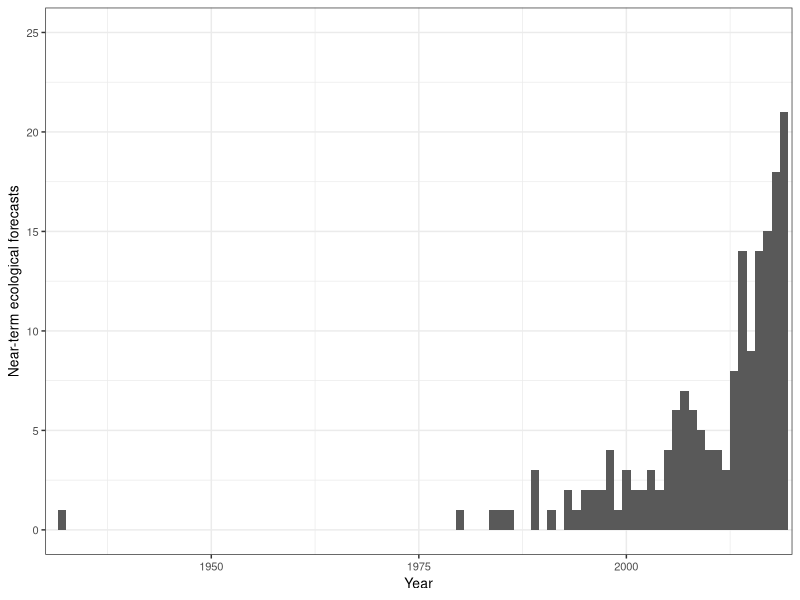

R code for this plot: (Note: this script raises an error after producing the figure.)
## ---- chunk 1
knitr::opts_chunk$set(echo = TRUE)
library(tidyverse)
library(lubridate)
library(colorspace)
## ---- chunk 2
complete_forecasts <- read.csv("../Data/complete_dataset_with_source.csv") #Load data
sum(complete_forecasts$Ethical_considerations ==1, na.rm = T)/nrow(complete_forecasts)
sum(complete_forecasts$End_user_yn==1&complete_forecasts$Used_by_stakeholder_yn==1, na.rm = T)/sum(complete_forecasts$End_user_yn==1,na.rm = T)
sum(complete_forecasts$End_user_yn==1&complete_forecasts$End_user_partnership==1, na.rm = T)/sum(complete_forecasts$End_user_yn==1,na.rm = T)
sum(complete_forecasts$End_user_yn==1&complete_forecasts$Used_by_stakeholder_yn==1&complete_forecasts$Ethical_considerations==1, na.rm = T)/sum(complete_forecasts$End_user_yn==1&complete_forecasts$Used_by_stakeholder_yn==1, na.rm = T)
sum(complete_forecasts$End_user_yn==1&complete_forecasts$Used_by_stakeholder_yn==1&complete_forecasts$Ethical_considerations==1, na.rm = T)/sum(complete_forecasts$End_user_yn==1&complete_forecasts$Used_by_stakeholder_yn==1, na.rm = T)

#Plot the number of papers published per year
jpeg("../Figures/Pubs_year_noEco.jpeg", width = 3, height = 3, units = "in",res = 600)
complete_forecasts%>%
  ggplot()+
  geom_histogram(aes(x = Year),binwidth = 1)+
  theme_bw()+
  xlab("Year")+
  ylab("Near-term ecological forecasts")+
  ylim(0,25)+
  scale_x_continuous(limits = c(1930,2020), expand = c(0,0))+
  theme(text=element_text(size=10,  family="Helvetica"))
dev.off()
## ---- chunk 3
complete_forecasts[complete_forecasts$Forecast_eval== "1",]
complete_forecasts$Uncert_source[complete_forecasts$Uncert_category == "no"] <- NA
complete_forecasts$Driver <- grepl("driver|meteo", complete_forecasts$Uncert_source, ignore.case = T)*1
complete_forecasts$Process <- grepl("process", complete_forecasts$Uncert_source, ignore.case = T)*1
complete_forecasts$Param <- grepl("param", complete_forecasts$Uncert_source, ignore.case = T)*1
complete_forecasts$IC <- grepl("init|ic", complete_forecasts$Uncert_source, ignore.case = T)*1
complete_forecasts$Obs <- grepl("obs", complete_forecasts$Uncert_source, ignore.case = T)*1

complete_forecasts%>%
  filter(!Uncert_category=="no")%>%
  summarize(driv = sum(Driver)/n(),
            proc = sum(Process)/n(),
            param = sum(Param)/n(),
            ic = sum(IC)/n(),
            obs = sum(Obs)/n())
## ---- chunk 4
complete_forecasts$Vars_ident[grepl("ET |evap",complete_forecasts$Vars_ident,ignore.case = T)]
complete_forecasts$Vars_ident[grepl("pollen",complete_forecasts$Vars_ident,ignore.case = T)]
complete_forecasts$Vars_ident[grepl("diatom|cyano|oscillatoria|asterionella|desmus|anab|aphaniz|synecho|cyclo|stephanodiscus|raciborskii|circinale",complete_forecasts$Vars_ident, ignore.case = T)]
complete_forecasts$Vars_ident[grepl("chl",complete_forecasts$Vars_ident, ignore.case = T)]
complete_forecasts$Vars_ident[grepl("alg|hab |phyto",complete_forecasts$Vars_ident, ignore.case = T)]
complete_forecasts$Vars_ident[!grepl("yield",complete_forecasts$Vars_ident, ignore.case = T)]
complete_forecasts$Vars_ident[grepl("catch|fish|pollock|salmon|anchovy|walleye|herring|trout|carp",complete_forecasts$Vars_ident, ignore.case = T)] #except not lobster catch, shellfish harvesting, rusty crayfish distribution
## ---- chunk 5
length(unique(journals$Source)) #114 different journals
## ---- chunk 6
complete_forecasts <- read.csv("../Data/complete_dataset_with_source.csv")
WorldData <- map_data('world') %>% 
  fortify()
safe_colorblind_palette <- c("#661100", "#AA4499", "#DDCC77", "#117733","#44AA99","#999933","#332288", "#88CCEE", "#CC6677","#888888")


for_map <- complete_forecasts
coords <- for_map$Coords
for(i in 1:(max(str_count(for_map$Coords, ";"), na.rm = T)+1)){
  stops <- regexpr(pattern = ";",coords)
  stops[stops == -1] <- 10000L
  coords_i <- substr(coords, start = 1, stop = stops-1)
  for_map[nchar(coords_i)>0&!is.na(coords_i), paste0("Long",i)] <- as.numeric(sub("-*[0-9]+.[0-9]+,","",coords_i))[nchar(coords_i)>0&!is.na(coords_i)]
  for_map[nchar(coords_i)>0&!is.na(coords_i), paste0("Lat",i)] <- as.numeric(sub(", -*[0-9]+.[0-9]+","",coords_i))[nchar(coords_i)>0&!is.na(coords_i)]
  inds <- regexpr(pattern = ";",coords)
  inds[inds == -1]<-NA
  coords <- substr(coords, start = inds + 2, stop = 10000L)
}

for_map2 = for_map%>%
  pivot_longer(cols = num_range("Lat", 1:max(str_count(for_map$Coords, ";")+1, na.rm = T)), names_to = "Lat_num", values_to= "Lat")%>%
  pivot_longer(cols = num_range("Long", 1:max(str_count(for_map$Coords, ";")+1, na.rm = T)), names_to = "Long_num", values_to = "Long")%>%
  filter(sub("[a-z]+","",Lat_num)==sub("[a-z]+","",Long_num, ""))%>%
  filter(!Spat_scale == "global")

colors = lighten(safe_colorblind_palette, amount = .2)

for_map2$Region <- NA
for_map2$Region[for_map2$Spat_scale %in% c("regional","national")] <- 1
for_map2$Region[for_map2$Spat_scale %in% c("point","multipoint")]<-0

map <- ggplot() +
  geom_map(data = WorldData, map = WorldData,
                  aes(map_id=region),
                  fill = "white", colour = "#7f7f7f", size=0.5)+
  coord_map("rectangular", lat0=0, xlim=c(-180,180), ylim = c(-90,90))+
  geom_point(data = for_map2%>%filter(Region == 1), aes(Long, Lat, fill = Ecosystem), shape = 21, color = "white", size = 6, alpha  =.3, stroke = .5, show.legend = F)+
  geom_point(data = for_map2%>%filter(Region == 0), aes(Long, Lat, fill = Ecosystem), shape = 21, color = "white", size = 2.5, alpha  =1, stroke = .5, show.legend = F)+
  geom_point(aes(x = c(-300,-300), y=c(-300,-300),size = c("point or multipoint","regional or national"), alpha = c("point or multipoint","regional or national")), shape = 21, color = "white",fill = "grey20")+
  xlab(NULL) + ylab(NULL) +
  scale_fill_manual(breaks = c("agricultural", "atmosphere", "desert", "forest", "freshwater", "grassland", "marine", "tundra", "urban", "other", "NA"), values = colors, na.translate = T, na.value = "grey50", name = "Ecosystem")+
  theme_void()+
  theme(legend.title = element_blank(), 
    legend.position = c(.15,.4),
    text=element_text(size=10,  family="Helvetica"),
    plot.margin = margin(0, 0, 0, 0, "cm"),
    legend.box.background = element_rect(fill = "white", color = "white"))+
  guides(size = guide_legend(override.aes = list(size = c(3,6))),alpha = guide_legend(override.aes = list(alpha = c(1,.3))))

library(broom)
us <- ggplot() +
  geom_map(data = WorldData, map = WorldData,
                  aes(map_id=region),
                  fill = "white", colour = "#7f7f7f", size=0.5)+
  coord_quickmap(xlim=c(-128,-68), ylim = c(17,57), expand = F, clip = "on")+
  geom_point(data = for_map2%>%filter(Region == 1), aes(Long, Lat, fill = Ecosystem), shape = 21, color = "white", size = 6, alpha  =.3, stroke = .5, show.legend = F)+
  geom_point(data = for_map2%>%filter(Region == 0), aes(Long, Lat, fill = Ecosystem), shape = 21, color = "white", size = 3, alpha  =1, stroke = .5, show.legend = F)+ 
  xlab(NULL) + 
  ylab(NULL) +
  scale_fill_manual(breaks = c("agricultural", "atmosphere", "desert", "forest", "freshwater", "grassland", "marine", "tundra", "urban", "other", "NA"), values = colors, na.translate = T, na.value = "grey50", name = "Ecosystem")+
  theme_void()+
  theme(text=element_text(size=10,  family="Helvetica"))+
  ggtitle("United States")
us

eur <- ggplot() +
  geom_map(data = WorldData, map = WorldData,
                  aes(map_id=region),
                  fill = "white", colour = "#7f7f7f", size=0.5)+
  coord_quickmap(xlim = c(-15,45), ylim = c(30,70),expand = F, clip = "on")+
  geom_point(data = for_map2%>%filter(Region == 1), aes(Long, Lat, fill = Ecosystem), shape = 21, color = "white", size = 6, alpha  =.3, stroke = .5, show.legend = F)+
  geom_point(data = for_map2%>%filter(Region == 0), aes(Long, Lat, fill = Ecosystem), shape = 21, color = "white", size = 3, alpha  =1, stroke = .5, show.legend = F)+ 
  xlab(NULL) + 
  ylab(NULL) +
  scale_fill_manual(breaks = c("agricultural", "atmosphere", "desert", "forest", "freshwater", "grassland", "marine", "tundra", "urban", "other", "NA"), values = colors, na.translate = T, na.value = "grey50", name = "Ecosystem")+
  theme_void()+
  theme(text=element_text(size=10,  family="Helvetica"))+
  ggtitle("Europe")
eur

chi <- ggplot() +
  geom_map(data = WorldData, map = WorldData,
                  aes(map_id=region),
                  fill = "white", colour = "#7f7f7f", size=0.5)+
  coord_quickmap(xlim = c(90,150),ylim = c(17,57), expand = F, clip = "on")+
  geom_point(data = for_map2%>%filter(Region == 1), aes(Long, Lat, fill = Ecosystem), shape = 21, color = "white", size = 6, alpha  =.3, stroke = .5, show.legend = F)+
  geom_point(data = for_map2%>%filter(Region == 0), aes(Long, Lat, fill = Ecosystem), shape = 21, color = "white", size = 3, alpha  =1, stroke = .5, show.legend = F)+ 
  xlab(NULL) + 
  ylab(NULL) +
  scale_fill_manual(breaks = c("agricultural", "atmosphere", "desert", "forest", "freshwater", "grassland", "marine", "tundra", "urban", "other", "NA"), values = colors, na.translate = T, na.value = "grey50", name = "Ecosystem")+
  theme_void()+
  theme(text=element_text(size=10,  family="Helvetica"))+
  ggtitle("China")
chi


complete_forecasts$Ecosystem[is.na(complete_forecasts$Ecosystem)]<-"NA"
complete_forecasts$Ecosystem <- factor(complete_forecasts$Ecosystem, levels = c("agricultural","desert","grassland","forest","atmosphere","freshwater","marine","tundra","urban","other","NA"))
complete_forecasts$Spat_scale<- factor(complete_forecasts$Spat_scale, levels = c("point","multipoint","regional","national","global"))
extent <- complete_forecasts%>%
  ggplot(aes(x = Spat_scale, fill = Ecosystem))+
  scale_fill_manual(breaks = c("agricultural", "atmosphere", "desert", "forest", "freshwater", "grassland", "marine", "tundra", "urban", "other", "NA"), values = colors, na.translate = T, na.value = "grey50", name = "Ecosystem")+
  xlab("Spatial extent")+
  geom_bar(show.legend = F)+
  ylab("Papers (n)")+
  theme_light()+
  theme(text=element_text(size=10,  family="Helvetica"))

class <- complete_forecasts%>%
  ggplot(aes(x = Class, fill = Ecosystem))+
  geom_bar()+
  scale_fill_manual(breaks = c("agricultural", "atmosphere", "desert", "forest", "freshwater", "grassland", "marine", "tundra", "urban", "other", "NA"), values = colors, na.translate = T, na.value = "grey50", name = "Ecosystem",guide = guide_legend(position = "bottom", nrow = 2))+
  theme(text=element_text(size=10,  family="Helvetica"))

class_long <- complete_forecasts%>%
  ggplot(aes(x = Class, fill = Ecosystem))+
  geom_bar()+
  scale_fill_manual(breaks = c("agricultural", "atmosphere", "desert", "forest", "freshwater", "grassland", "marine", "tundra", "urban", "other", "NA"), values = colors, na.translate = T, na.value = "grey50", name = "Ecosystem",guide = guide_legend(position = "bottom", nrow = 5))+
  theme(text=element_text(size=10,  family="Helvetica"))

g_legend<-function(a.gplot){
  tmp <- ggplot_gtable(ggplot_build(a.gplot))
  leg <- which(sapply(tmp$grobs, function(x) x$name) == "guide-box")
  legend <- tmp$grobs[[leg]]
  return(legend)}

legend_fill <- g_legend(class)

legend_long <- g_legend(class_long)

class <- complete_forecasts%>%
  ggplot(aes(x = Class, fill = Ecosystem))+
  geom_bar(show.legend = F)+
  scale_fill_manual(breaks = c("agricultural", "atmosphere", "desert", "forest", "freshwater", "grassland", "marine", "tundra", "urban", "other", "NA"), values = colors, na.translate = T, na.value = "grey50", name = "Ecosystem")+
  ylab("Papers (n)")+
  theme_light()+
  theme(text=element_text(size=10,  family="Helvetica"))

library(ggpubr)
jpeg("../Figures/Map_composite.jpeg",width = 6, height = 5.5, units = "in", res = 600)
ggarrange(map, ggarrange(extent, class, labels = c("B","C"), label.y = c(1.2,1.2), nrow = 1, widths = c(1.4,1)), legend_fill, nrow = 3, heights = c(6.2,3,1.5), labels = "A", align = "h")
dev.off()

jpeg("../Figures/Map_composite_insets.jpeg",width = 6, height = 8, units = "in", res = 600)
ggarrange(map, ggarrange(us, eur, nrow = 1, widths = c(1,1)), ggarrange(chi, legend_long, widths = c(1,1), nrow = 1),nrow = 3, heights = c(1,.8,.8))
dev.off()

jpeg("../Figures/Map_composite_EVERYTHING.jpeg",width = 6, height = 8, units = "in", res = 600)
ggarrange(map, ggarrange(us, eur, nrow = 1, widths = c(1,1)), ggarrange(chi, legend_long, widths = c(1,1), nrow = 1), ggarrange(extent, class, labels = c("B","C"), label.y = c(1.2,1.2), nrow = 1, widths = c(1.4,1)), nrow = 4, heights = c(1,.8,.8,.8))
#, nrow = 4, heights = c(2,3,3,2), widths = c(10,1,1,1),labels = "A", align = "h")
dev.off()

jpeg("../Figures/Class_extent.jpeg",width = 3, height = 5, units = "in", res = 600)
ggarrange(ggarrange(extent, class, labels = c("A","B"), label.y = c(1,1), nrow = 2), legend_fill, nrow = 2, heights = c(2,.7))
dev.off()

### Summary statistics
north_analysis <- for_map2$Lat[!is.na(for_map2$Lat)]
sum(north_analysis>0)/length(north_analysis)
sum(complete_forecasts$Spat_scale=="regional")/nrow(complete_forecasts)
sum(complete_forecasts$Class=="organismal"|complete_forecasts$Class=="both")/nrow(complete_forecasts)
sum(complete_forecasts$Ecosystem=="agricultural")/nrow(complete_forecasts)
## ---- chunk 7
complete_forecasts <- read.csv("../Data/complete_dataset_with_source.csv")
complete_forecasts$it_no_update_ic <- complete_forecasts$Iterative_yn==1&!complete_forecasts$DA_type%in%c("update IC","autoregressive, so new observed data become predictors for the next timestep","UNK","NA","autoregressive, uses previous observations to predict value at next timestep","previous ten days of driver data used as predictor in model, so it is updating iteratively")
#complete_forecasts$Iterative_yn<-complete_forecasts$it_no_update_ic
#complete_forecasts$DA_type[complete_forecasts$it_no_update_ic]
complete_forecasts$Automated_bin <- 0
complete_forecasts$Automated_bin[complete_forecasts$Automated_yn %in% c("At least one data stream","Yes all data streams")]<-1
complete_forecasts$Uncert_yn <- as.numeric(!complete_forecasts$Uncert_category == "no")


#complete_forecasts$Uncert_yn <- as.numeric(complete_forecasts$Uncert_category %in% c("data_driven", "propagates", "assimilates"))
sum(complete_forecasts$Uncert_category == "contains")/sum(complete_forecasts$Uncert_yn)
sum(complete_forecasts$Uncert_yn)/nrow(complete_forecasts)

sum(as.numeric(complete_forecasts$Uncert_obs_yn==1))/sum(complete_forecasts$Uncert_yn)

complete_forecasts$Forecast_eval_shown[complete_forecasts$Forecast_eval == 0] <- 0
complete_forecasts%>%
  summarize(aut = sum(Automated_bin)/n(),
            aut_n = sum(Automated_bin),
            eva = sum(Forecast_eval_shown)/n(),
            eva_n = sum(Forecast_eval_shown),
            unc = sum(Uncert_yn)/n(),
            unc_n = sum(Uncert_yn),
            ite = sum(Iterative_yn)/n(),
            ite_n = sum(Iterative_yn),
            arc = sum(Archiving_yn)/n(),
            arc_n = sum(Archiving_yn),
            use = sum(End_user_yn)/n(),
            use_n = sum(End_user_yn),
            dat = sum(Drivers_published)/n(),
            dat_n = sum(Drivers_published),
            nul = sum(Null_yn)/n(),
            nul_n = sum(Null_yn),
            prt = sum(Uncert_partition_yn)/n(),
            prt_n = sum(Uncert_partition_yn))

total = complete_forecasts%>%
  group_by(Title)%>%
  summarize(aut = sum(Automated_bin)/n(),
            eva = sum(Forecast_eval_shown)/n(),
            unc = sum(Uncert_yn)/n(),
            ite = sum(Iterative_yn)/n(),
            arc = sum(Archiving_yn)/n(),
            use = sum(End_user_yn)/n(),
            dat = sum(Drivers_published)/n(),
            nul = sum(Null_yn)/n(),
            prt = sum(Uncert_partition_yn)/n(),
            Total = sum(aut,eva,unc,ite,arc,use,dat,nul,prt))
summary(as.factor(total$Total))
mean(total$Total)
median(total$Total)

complete_forecasts = complete_forecasts%>%
  filter(Year>1932)

aut = glm(Automated_bin~Year, data = complete_forecasts, family = "binomial")
eva = glm(Forecast_eval_shown~Year, data = complete_forecasts, family = "binomial")
unc = glm(Uncert_yn~Year, data = complete_forecasts, family = "binomial")
ite = glm(Iterative_yn~Year, data = complete_forecasts, family = "binomial")
arc = glm(Archiving_yn~Year, data = complete_forecasts, family = "binomial") #p = 0.025
use = glm(End_user_yn~Year, data = complete_forecasts, family = "binomial")
dat = glm(Drivers_published~Year, data = complete_forecasts, family = "binomial") #p < 0.001
nul = glm(Null_yn~Year, data = complete_forecasts, family = "binomial")
prt = glm(Uncert_partition_yn~Year, data = complete_forecasts, family = "binomial")
results = data.frame(var2 = "Include data driven uncertainty")%>%
  full_join(data.frame(summary(unc)$coefficients, var2 = NA)%>% mutate(var = "Include data driven uncertainty"))%>%
  full_join(data.frame(var2 = "Assess and report forecast skill"))%>%
  full_join(data.frame(summary(eva)$coefficients) %>% mutate(var = "Assess and report forecast skill"))%>%
  full_join(data.frame(var2 = "Identify an end user"))%>%
  full_join(data.frame(summary(use)$coefficients) %>% mutate(var = "Identify an end user"))%>%
  full_join(data.frame(var2 = "Make iterative forecasts"))%>%
  full_join(data.frame(summary(ite)$coefficients) %>% mutate(var = "Make iterative forecasts"))%>%
  full_join(data.frame(var2 = "Develop automated forecasting workflows"))%>%
  full_join(data.frame(summary(aut)$coefficients) %>% mutate(var = "Develop automated forecasting workflows"))%>%
  full_join(data.frame(var2 = "Make data available"))%>%
  full_join(data.frame(summary(dat)$coefficients) %>% mutate(var = "Make data available"))%>%
  full_join(data.frame(var2 = "Archive forecasts"))%>%
  full_join(data.frame(summary(arc)$coefficients) %>% mutate(var = "Archive forecasts"))%>%
  full_join(data.frame(var2 = "Use null model comparisons"))%>%
  full_join(data.frame(summary(nul)$coefficients) %>% mutate(var = "Use null model comparisons"))%>%
  full_join(data.frame(var2 = "Partition uncertainty"))%>%
  full_join(data.frame(summary(prt)$coefficients) %>% mutate(var = "Partition uncertainty"))%>%
  mutate(param = rep(c(NA,"Intercept","Year"),9))%>%
  select(var, var2, param, Estimate, Std..Error, z.value, Pr...z..)
results[-c(1,2,3)] = round(results[-c(1,2,3)], 3)
results$param[is.na(results$param)]<-results$var2[is.na(results$param)]
results%>%
  select(-var2, -var)

x = 1980:2020
probs = predict(aut, list(Year = x), type = "response")
prob_df = data.frame(var = rep("Automated_bin",length(x)),x=x,probs=probs)
real_name = c("Automated_bin", "Forecast_eval_shown", "Uncert_yn", "Iterative_yn","Archiving_yn", "End_user_yn","Drivers_published", "Null_yn", "Uncert_partition_yn")
model = c("aut", "eva","unc","ite","arc","use","dat","nul","prt")
for (i in 2:length(model)){
  probs = predict(get(model[i]), list(Year = x), type = "response")
  new = data.frame(var = rep(real_name[i],length(x)),x=x,probs=probs)
  prob_df = prob_df%>%
    full_join(new)
}

cf = complete_forecasts%>%
  select(Automated_bin, Forecast_eval_shown, Uncert_yn, Iterative_yn, Archiving_yn, End_user_yn, Drivers_published, Null_yn, Uncert_partition_yn, Year)%>%
  pivot_longer(cols = -Year)%>%
  rename(var = name, x = Year)
unique(cf$var)

#cf$Tier <- "Baseline"
#cf$Tier[cf$var %in% c("End_user_yn", "Iterative_yn", "Automated_bin")] <- "Decision Support"
#cf$Tier[cf$var %in% c("Drivers_published", "Archiving_yn","Null_yn", "Uncert_partition_yn")] <- "Science"

#prob_df$Tier <- "Baseline"
#prob_df$Tier[prob_df$var %in% c("End_user_yn", "Iterative_yn", "Automated_bin")] <- "Decision Support"
#prob_df$Tier[prob_df$var %in% c("Drivers_published", "Archiving_yn","Null_yn", "Uncert_partition_yn")] <- "Science"

labs = c("Automate forecasting workflows","Assess and report forecast skill", "Include uncertainty","Make iterative forecasts","Archive forecasts", "Identify an end user","Make data available", "Use null model comparisons", "Partition uncertainty")
names(labs) = real_name
prob_df$var = factor(prob_df$var, levels = c("Uncert_yn", "Forecast_eval_shown", "End_user_yn", "Iterative_yn", "Automated_bin", "Drivers_published", "Archiving_yn", "Null_yn", "Uncert_partition_yn"))
cf$var = factor(cf$var, levels = c("Uncert_yn", "Forecast_eval_shown", "End_user_yn", "Iterative_yn", "Automated_bin", "Drivers_published", "Archiving_yn", "Null_yn", "Uncert_partition_yn"))
data_frame(var = c("Uncert_yn", "Forecast_eval_shown", "End_user_yn", "Iterative_yn", "Automated_bin", "Drivers_published", "Archiving_yn", "Null_yn", "Uncert_partition_yn"), )
results = results%>%
  filter(param == "Year")%>%
  select(-var2)%>%
  mutate(sig = "")
results$sig[results$Pr...z..<0.05] <- "*"
results$sig[results$Pr...z..<0.01] <- "**"
results$sig[results$Pr...z..<0.001] <- "***"
results$var <- c("Uncert_yn", "Forecast_eval_shown", "End_user_yn", "Iterative_yn", "Automated_bin", "Drivers_published", "Archiving_yn", "Null_yn", "Uncert_partition_yn")
results$var = factor(results$var)

jpeg("../Figures/best_practices_regression.jpg",res = 600,width = 6, height = 5, units = "in")
plot = prob_df%>%
  ggplot(aes(x = x, y = probs))+
  geom_point(aes(y = value), data = cf, alpha = .15, color = "blue")+
  geom_text(aes(x = 2000, y = .85, label = sig), data = results, size = 6)+
  geom_line()+
  ylim(0,1)+
  facet_wrap(~var, labeller = labeller(var = labs))+
  theme_bw()+
  ylab("Probability")+
  xlab("Year")+
  theme(text=element_text(size=10,  family="Helvetica"))
plot
dev.off()
## ---- chunk 8
complete_forecasts <- read.csv("../Data/complete_dataset_with_source.csv")
mean_dc<- round(mean(as.numeric(complete_forecasts$Data_coverage)/365, na.rm = T),1)
min(as.numeric(complete_forecasts$Data_coverage), na.rm = T)
max(as.numeric(complete_forecasts$Data_coverage)/365, na.rm = T)
median_dc <- round(median(as.numeric(complete_forecasts$Data_coverage)/365, na.rm = T),1)
lines = data.frame(c(mean_dc),c(38))
colnames(lines) = c("x","y")
lines$label = c(paste0("Median = ",median_dc, " years \nMean = ", mean_dc, " years"))

jpeg("../Figures/Years_of_data.jpeg", res = 600, width = 3, height = 3, units = "in")
complete_forecasts%>%
  mutate(Year = as.numeric(Year))%>%
  ggplot()+
  geom_histogram(aes(x = as.numeric(Data_coverage)/365),bins = 20)+
  geom_vline(xintercept = c(mean_dc, median_dc), color = "black")+
  geom_text(aes(x = x,y=y,label= label), data = lines, nudge_x = 3, hjust = 0,vjust = 0,color = "grey20", size = 2.9)+
  xlab("Years of data used to \ncreate forecasting paper")+
  ylab("Number of papers")+
  scale_y_continuous(limits = c(0,46), expand = c(0, 0))+
  theme_light()+
  theme(text=element_text(size=10,  family="Helvetica"))
dev.off()

### Statistics
sum(as.numeric(complete_forecasts$Data_coverage)>(10*365), na.rm = T)/nrow(complete_forecasts)
complete_forecasts[as.numeric(complete_forecasts$Data_coverage)>100*365,]
## ---- chunk 9
complete_forecasts <- read.csv("../Data/complete_dataset_with_source.csv")
time_bin = complete_forecasts
time_bin$time_bin = NA
time_bin$Time_step_days[is.na(as.numeric(time_bin$Time_step_days))] ##Use this line to check if you have all of the complicated cases covered
time_bin$time_bin[time_bin$Time_step_days == "30-150"] <- "> 1 - 12 months"
time_bin$time_bin[time_bin$Time_step_days == "1,7,15,30"] <- "1 - 30 days"
time_bin = time_bin %>%
    mutate(Time_step_days = as.numeric(Time_step_days))

time_bin$time_bin[time_bin$Time_step_days < 1] <- "< 1 day"
time_bin$time_bin[time_bin$Time_step_days == 1] <- "1 day"
time_bin$time_bin[time_bin$Time_step_days > 1 & time_bin$Time_step_days <= 7] <- "2 - 7 days"
time_bin$time_bin[time_bin$Time_step_days > 7 & time_bin$Time_step_days <= 31] <- "8 days - 1 month"
time_bin$time_bin[time_bin$Time_step_days > 31 & time_bin$Time_step_days < 365] <- "> 1 month - 1 year"
time_bin$time_bin[time_bin$Time_step_days == 365] <- "1 year"
time_bin$time_bin[time_bin$Time_step_days > 365 & time_bin$Time_step_days >= 365*5] <- "> 1 year - 5 years"
time_bin$time_bin[time_bin$Time_step_days > 365*5] <- "> 5 years"


time_bin$time_bin <- factor(time_bin$time_bin, levels = c("< 1 day", "1 day","2 - 7 days","8 days - 1 month","> 1 month - 1 year","1 year","> 1 year - 5 years", "> 5 years"))

time_bin$horiz_bin = NA
time_bin$Horiz_days[is.na(as.numeric(time_bin$Horiz_days))]
time_bin$horiz_bin[time_bin$Horiz_days == "30-150"] <- "> 1 month - 1 year"
time_bin$horiz_bin[time_bin$Horiz_days == "720 - 1800 (sites had different amounts of data)"] <- "> 1 year - 5 years"
time_bin$horiz_bin[time_bin$Horiz_days == "365 and 3650"] <- "> 5 years - 10 years"
time_bin$horiz_bin[time_bin$Horiz_days == "7, 3650"] <- "2 - 7 days" #Because timestep is listed as 1 day 
time_bin$horiz_bin[time_bin$Horiz_days == "14-77"] <- "> 1 month - 1 year"

time_bin = time_bin %>%
    mutate(Horiz_days = as.numeric(Horiz_days))
time_bin$horiz_bin[time_bin$Horiz_days < 1] <- "< 1 day"
time_bin$horiz_bin[time_bin$Horiz_days == 1] <- "1 day"
time_bin$horiz_bin[time_bin$Horiz_days > 1 & time_bin$Horiz_days <= 7] <- "2 - 7 days"
time_bin$horiz_bin[time_bin$Horiz_days > 7 & time_bin$Horiz_days <= 31] <- "8 days - 1 month"
time_bin$horiz_bin[time_bin$Horiz_days > 31 & time_bin$Horiz_days < 365] <- "> 1 month - 1 year"
time_bin$horiz_bin[time_bin$Horiz_days == 365] <- "1 year"
time_bin$horiz_bin[time_bin$Horiz_days > 365 & time_bin$Horiz_days <= 365*5] <- "> 1 year - 5 years"
time_bin$horiz_bin[time_bin$Horiz_days > 365*5] <- "> 5 years"
time_bin$horiz_bin <- factor(time_bin$horiz_bin, levels = c( "1 day","2 - 7 days","8 days - 1 month","> 1 month - 1 year","1 year","> 1 year - 5 years", "> 5 years"))

time_bin$time_bin <- factor(time_bin$time_bin, levels = c("< 1 day","1 day","2 - 7 days","8 days - 1 month","> 1 month - 1 year","1 year","> 1 year - 5 years"))

time_bin_plot = time_bin%>%
  filter(!is.na(horiz_bin),
         !is.na(time_bin))

times = c("< 1 day", "1 day","2 - 7 days","8 days - 1 month","> 1 month - 1 year","1 year","> 1 year - 5 years")
horiz = c("1 day","2 - 7 days","8 days - 1 month","> 1 month - 1 year","1 year","> 1 year - 5 years", "> 5 years")
fix = data.frame(horiz_bin = rep(times, length(horiz)), time_bin = rep(horiz, each = length(times)))

n = time_bin_plot%>%
  group_by(horiz_bin,time_bin)%>%
  summarise(ns = n())%>%
  mutate(color = ns>20)

jpeg("../Figures/timestep_heatmap.jpeg",res = 600,width = 6, height = 4, units = "in")
library("RColorBrewer")
cols <- brewer.pal(n = 9, name = "BuPu")
time_bin_plot%>%
  ggplot(aes(x = horiz_bin, y = time_bin), na.rm = T)+
  geom_bin2d()+
  xlab("Time horizon")+
  ylab("Time step")+
  scale_fill_gradientn(colors = cols)+
  scale_x_discrete(drop  =F)+
  scale_y_discrete(drop  =F)+
  geom_text(aes(label = ns, color = color), data = n, show.legend = F)+ #Can get rid of this by commenting out
  theme_light()+
  theme(axis.text.x = element_text(angle = 45, hjust = 1),
        panel.grid.major = element_blank(), 
        panel.grid.minor = element_blank())+
  scale_color_manual(values = c("gray40","gray90"))
dev.off()

jpeg("../Figures/timestep_heatmap_small.jpeg",res = 600,width = 3, height = 3, units = "in")
library("RColorBrewer")
cols <- brewer.pal(n = 9, name = "BuPu")
time_bin_plot%>%
  ggplot(aes(x = horiz_bin, y = time_bin), na.rm = T)+
  geom_bin2d()+
  xlab("Time horizon (days)")+
  ylab("Time step (days)")+
  scale_fill_gradientn(colors = cols)+
  scale_x_discrete(breaks = c( "1 day","2 - 7 days","8 days - 1 month","> 1 month - 1 year","1 year","> 1 year - 5 years","> 5 years"), labels = c("1","2 - 7","8 - 31 ","32 - 365","365","366 - 1825", ">1825"),drop  =F)+
  scale_y_discrete(breaks = c("< 1 day", "1 day","2 - 7 days","8 days - 1 month","> 1 month - 1 year","1 year","> 1 year - 5 years"), labels = c("< 1", "1","2 - 7","8 - 31 ","32 - 365","365","366 - 1825"),drop  =F)+
  geom_text(aes(label = ns, color = color), data = n, show.legend = F, size = 3)+ #Can get rid of this by commenting out
  theme_light()+
  theme(axis.text.x = element_text(angle = 45, hjust = 1),
        panel.grid.major = element_blank(), 
        panel.grid.minor = element_blank(),
        legend.position = "none")+
  scale_color_manual(values = c("gray40","gray100"))
dev.off()


nrow(time_bin%>%filter(horiz_bin %in% c("< 1 day", "1 day","2 - 7 days","8 days - 1 month","> 1 month - 1 year","1 year")))/nrow(time_bin%>%filter(!is.na(horiz_bin)))*100
nrow(time_bin%>%filter(horiz_bin %in% c("2 - 7 days"),time_bin %in% c("1 day")))/nrow(time_bin%>%filter(!is.na(horiz_bin)))*100
nrow(time_bin%>%filter(horiz_bin %in% c("1 year"),time_bin %in% c("1 year")))/nrow(time_bin%>%filter(!is.na(horiz_bin)))*100

summary(time_bin_plot$horiz_bin)
